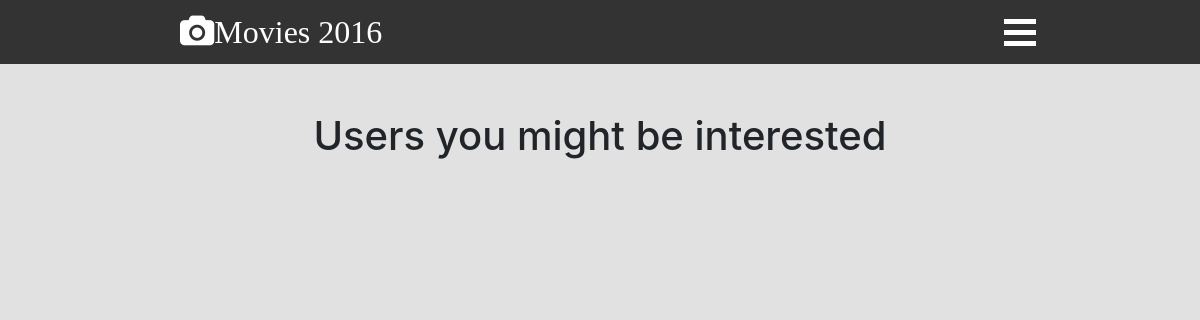
Before: /friends/ (signed in) with the older database file.
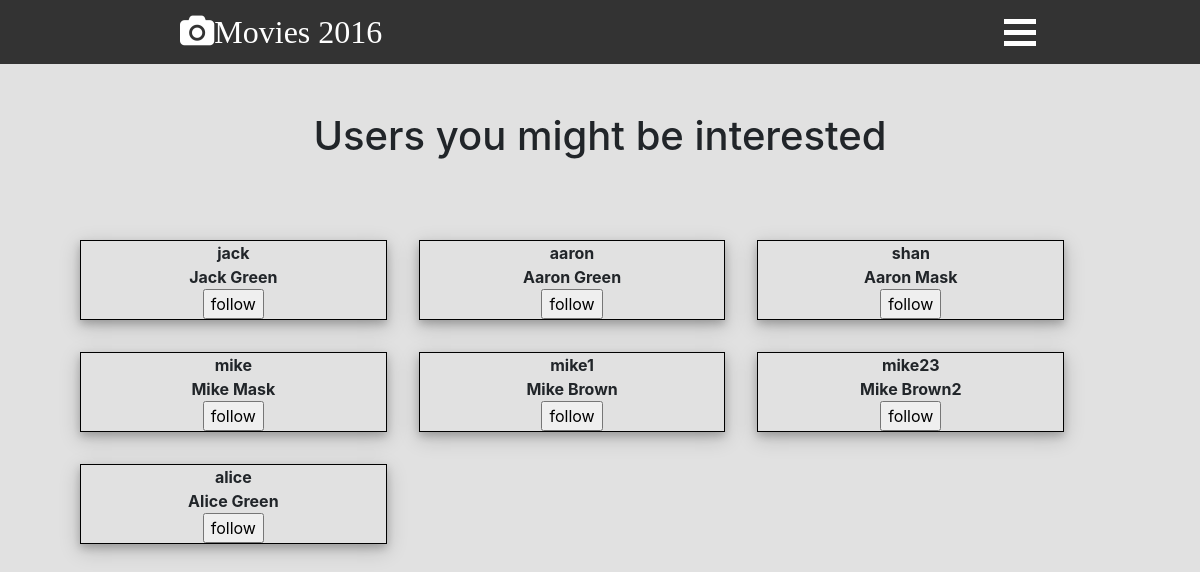
After: the same page with the newer database file.
### tables this page shows
CREATE TABLE Users(
	username VARCHAR(20) NOT NULL,
	fullname VARCHAR(40) NOT NULL,
	email VARCHAR(40) NOT NULL,
	password CHARACTER(256) NOT NULL,
	created DATETIME DEFAULT CURRENT_TIMESTAMP,
	PRIMARY KEY(username)
);

### Project507/views/friends.py (the view, shortened to what this page needs)
@Project507.app.route('/friends/', methods=['GET', 'POST'])
@login_required
def friends():
    info = {'logname': Project507.app.config['CURRENT_USER']}
    connection = Project507.db_config.get_db()
    query = """
    SELECT *, Temp2.user2 as followed FROM
        (SELECT * FROM Users WHERE username!=?) as Temp1
        LEFT JOIN
        (SELECT * FROM Following WHERE user1=?) AS Temp2
        ON Temp1.username=Temp2.user2
    """
    cur = connection.execute(query, (Project507.app.config['CURRENT_USER'],
                                     Project507.app.config['CURRENT_USER']))
    results = cur.fetchall()
    info['users'] = results
    return render_template("friends.html", **info)

### Project507/db_config.py (called while the page is built)
def dict_factory(cursor, row):
    return {col[0]: row[idx] for idx, col in enumerate(cursor.description)}

def get_db():
    if 'sqlite_db' not in flask.g:
        flask.g.sqlite_db = sqlite3.connect(
            str(Project507.app.config['DATABASE_FILENAME']))
        flask.g.sqlite_db.row_factory = dict_factory
        flask.g.sqlite_db.execute("PRAGMA foreign_keys = ON")
    return flask.g.sqlite_db

### Project507/views/utils.py (called while the page is built)
def login_required(func):
    @wraps(func)
    def decorated_function(*args, **kwargs):
        connection = Project507.db_config.get_db()
        logged_in_user = get_session_user(connection)
        if not logged_in_user:
            return redirect(url_for('login'))
        return func(*args, **kwargs)
    return decorated_function

def get_session_user(connection=None):
    if Project507.app.config['CURRENT_USER'] is not None:
        session['username'] = Project507.app.config['CURRENT_USER']
    if 'username' not in session or session['username'] is None:
        session['username'] = None
        return None
    if connection:
        query = "SELECT * FROM users WHERE username=?"
        info = connection.execute(query, (session['username'], ))
        if len(info.fetchall()) == 0:
            session['username'] = None
    return session['username']

### Project507/templates/friends.html (shortened to what this page needs)
{% extends "layout.html"%}
{% block content%}
<br><br>
<h1 style="text-align: center;">Users you might be interested</h1>
<div class="gallery">
    {% for user in users %}
        <div class="gallery-item">
            <p class="gallery-item-title">{{user.username}}</p>
            <p class="gallery-item-title">{{user.fullname}}</p>
            <div class="gallery-item-info" style="align-items: center;">
                {% if not user.followed %}
                <form action="{{url_for('friends')}}" method="post" enctype="multipart/form-data" style="display: inline-block;">
                    <input type="submit" name="follow" value="follow"/>
                </form>
                {% else %}
                <form action="{{url_for('friends')}}" method="post" enctype="multipart/form-data" style="display: inline-block;">
                    <input type="hidden" name="username" value="{{user.username}}"/>
                    <input type="submit" name="unfollow" value="unfollow"/>
                </form>
                {% endif%}
            </div>
        </div>
    {% endfor%}
</div>
{% endblock content%}

### Project507/templates/layout.html (shortened to what this page needs)
<!DOCTYPE html>
<html lang="en">
<head>
    <link rel="stylesheet" href="https://cdnjs.cloudflare.com/ajax/libs/font-awesome/4.7.0/css/font-awesome.min.css">
    <link rel="stylesheet" href="https://stackpath.bootstrapcdn.com/bootstrap/4.5.2/css/bootstrap.min.css">
    <link rel="stylesheet" type="text/css" href="{{ url_for('static', filename='css/style.css') }}">
</head>
<body>
    <header class="navbar" id="navbar">
        <div class="navi-logo">
            <a href="/"><i class="fa fa-camera"></i><span>Movies 2016</span></a>
        </div>
        <div class="menu_bar" onclick="menuClick(this)">
            <div class="bar1"></div>
            <div class="bar2"></div>
            <div class="bar3"></div>
        </div>
    </header>
    {% block content %} {% endblock content%}
</body>
</html>

### Project507/static/css/style.css (style rules this page uses)
html { font-size: 16px; scroll-behavior: smooth; }
body { margin: 0; padding: 0; background-color: rgb(225, 225, 225); }
#navbar { width:100%; margin: 0; padding: 0; height: 4rem; background-color: #333; display: flex; align-items: left; justify-content: space-between; }
.navi-logo { width: 20%;margin: 0;padding: 0; margin-left: 15%; }
.navi-logo a { text-decoration: none;color: white; font-family: 'Permanent Marker', cursive; font-size: 2rem; }
.menu_bar { margin-right: 10%;display: none; }
.bar1, .bar2, .bar3 { width: 2rem;height: 5px;background-color: white;margin: 6px auto;transition: 0.4s;color: white; }
.gallery { display: flex;flex-direction: row;justify-content: flex-start;flex-wrap: wrap; margin-top: 4rem; margin-left: 4rem; }
.gallery-item { width: 27%;display: flex;flex-direction: column;margin-bottom: 1rem; margin: 1rem; box-shadow: 0 4px 8px 0 rgba(0, 0, 0, 0.2), 0 6px 20px 0 rgba(0, 0, 0, 0.19); border: 1px solid black; }
.gallery-item-title { width: 100%;font-weight: bold;text-align: center;vertical-align: auto; margin: 0; padding: 0; }
.gallery-item-info { height: 80%;margin: 0 0.5rem;display: flex;flex-direction: column;justify-content: space-between; }
@media screen and (max-width: 1200px) { .menu_bar { display: block;margin: auto 0rem; width: 30%; } }
@media screen and (max-width: 1200px) { .navi-logo { width: 40%; } }

Changed rows visible on the page:
added Users: username "jack", fullname "Jack Green"
added Users: username "aaron", fullname "Aaron Green"
added Users: username "shan", fullname "Aaron Mask"
added Users: username "mike", fullname "Mike Mask"
added Users: username "mike1", fullname "Mike Brown"
added Users: username "mike23", fullname "Mike Brown2"
added Users: username "alice", fullname "Alice Green"
